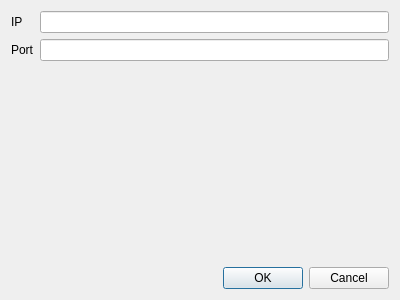
<?xml version="1.0" encoding="UTF-8"?>
<ui version="4.0">
 <class>DialogConnection</class>
 <widget class="QDialog" name="DialogConnection">
  <property name="geometry">
   <rect>
    <x>0</x>
    <y>0</y>
    <width>400</width>
    <height>300</height>
   </rect>
  </property>
  <property name="windowTitle">
   <string>Dialog</string>
  </property>
  <layout class="QVBoxLayout" name="verticalLayout">
   <item>
    <layout class="QFormLayout" name="formLayout">
     <item row="0" column="0">
      <widget class="QLabel" name="label">
       <property name="text">
        <string>IP</string>
       </property>
      </widget>
     </item>
     <item row="0" column="1">
      <widget class="QLineEdit" name="ipEdit"/>
     </item>
     <item row="1" column="0">
      <widget class="QLabel" name="label_2">
       <property name="text">
        <string>Port</string>
       </property>
      </widget>
     </item>
     <item row="1" column="1">
      <widget class="QLineEdit" name="portEdit"/>
     </item>
    </layout>
   </item>
   <item>
    <widget class="QDialogButtonBox" name="buttonBox">
     <property name="orientation">
      <enum>Qt::Orientation::Horizontal</enum>
     </property>
     <property name="standardButtons">
      <set>QDialogButtonBox::StandardButton::Cancel|QDialogButtonBox::StandardButton::Ok</set>
     </property>
    </widget>
   </item>
  </layout>
 </widget>
 <resources/>
 <connections>
  <connection>
   <sender>buttonBox</sender>
   <signal>accepted()</signal>
   <receiver>DialogConnection</receiver>
   <slot>accept()</slot>
   <hints>
    <hint type="sourcelabel">
     <x>248</x>
     <y>254</y>
    </hint>
    <hint type="destinationlabel">
     <x>157</x>
     <y>274</y>
    </hint>
   </hints>
  </connection>
  <connection>
   <sender>buttonBox</sender>
   <signal>rejected()</signal>
   <receiver>DialogConnection</receiver>
   <slot>reject()</slot>
   <hints>
    <hint type="sourcelabel">
     <x>316</x>
     <y>260</y>
    </hint>
    <hint type="destinationlabel">
     <x>286</x>
     <y>274</y>
    </hint>
   </hints>
  </connection>
 </connections>
</ui>
